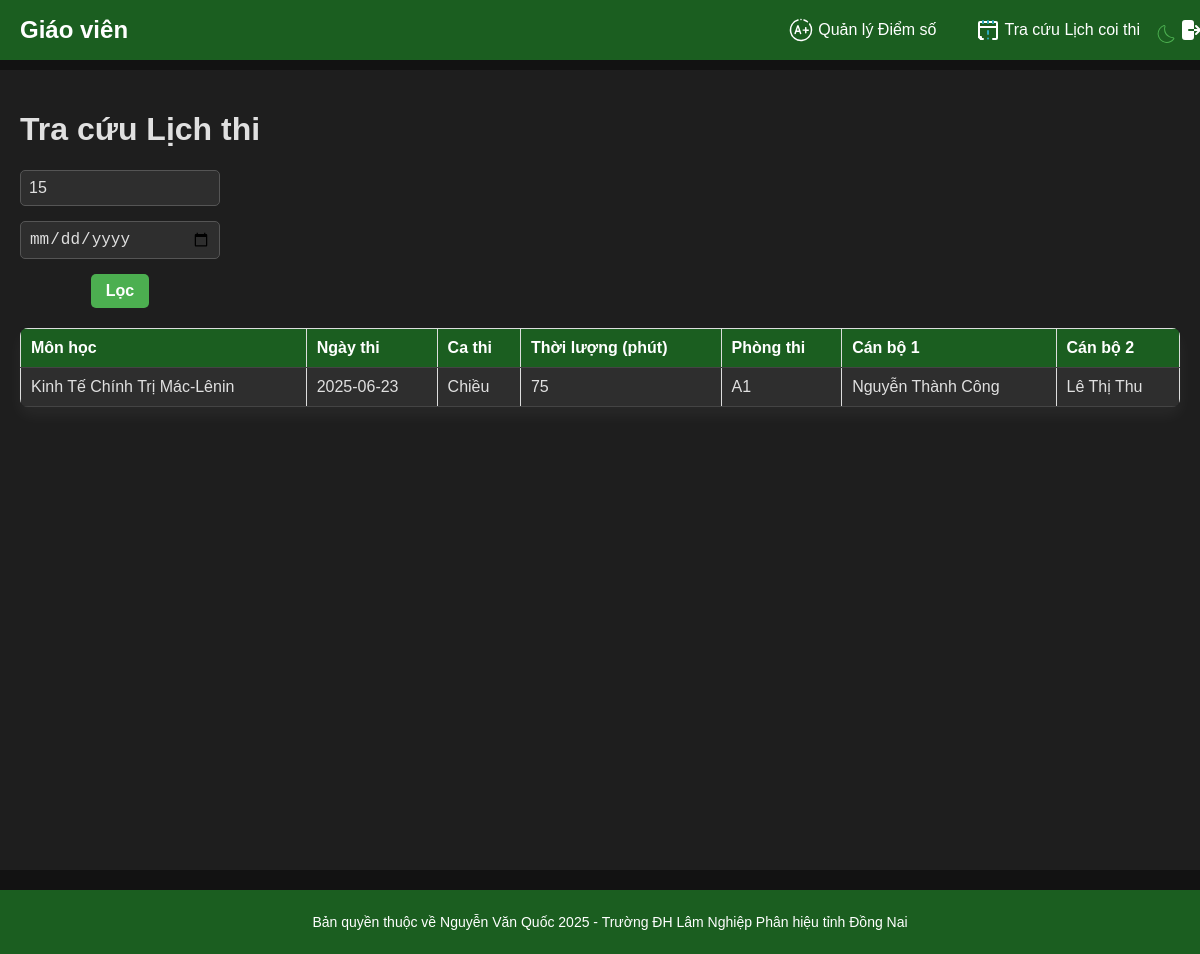
The page /search_exam_schedule.php?subject_filter=15 (signed in) on the database its author committed.
### tables this page shows
CREATE TABLE ExamSchedules (
    scheduleID INTEGER PRIMARY KEY AUTOINCREMENT,
    subjectID INTEGER NOT NULL,
    roomID INTEGER NOT NULL,
    teacherID1 INTEGER NOT NULL,
    teacherID2 INTEGER NOT NULL,
    examDate DATE NOT NULL,
    examShift TEXT NOT NULL,
    duration INTEGER NOT NULL,
    FOREIGN KEY (subjectID) REFERENCES Subjects(subjectID),
    FOREIGN KEY (roomID) REFERENCES ExamRooms(roomID),
    FOREIGN KEY (teacherID1) REFERENCES Teachers(teacherID),
    FOREIGN KEY (teacherID2) REFERENCES Teachers(teacherID)
);

CREATE TABLE Subjects (
    subjectID INTEGER PRIMARY KEY AUTOINCREMENT,
    subjectName TEXT NOT NULL
);

### search_exam_schedule.php (the view, shortened to what this page needs)
<?php
$db = new SQLite3('data.db');
$whereClause = [];
$filters = [];
if ($_SESSION['role'] === 'student') {
    $whereClause[] = "ExamSchedule_Student.studentID = :studentID";
    $filters[':studentID'] = $_SESSION['userID'];
} else {
    $whereClause[] = "(ExamSchedules.teacherID1 = :teacherID OR ExamSchedules.teacherID2 = :teacherID)";
    $filters[':teacherID'] = $_SESSION['userID'];
}
if (isset($_GET['subject_filter']) && $_GET['subject_filter'] != '') {
    $whereClause[] = "ExamSchedules.subjectID = :subjectID";
    $filters[':subjectID'] = (int)$_GET['subject_filter'];
}
$query = "SELECT ExamSchedules.*, Subjects.subjectName, ExamRooms.roomName,
          t1.fullName AS teacher1Name, t2.fullName AS teacher2Name
          FROM ExamSchedules
          JOIN Subjects ON ExamSchedules.subjectID = Subjects.subjectID
          JOIN ExamRooms ON ExamSchedules.roomID = ExamRooms.roomID
          JOIN Teachers t1 ON ExamSchedules.teacherID1 = t1.teacherID
          JOIN Teachers t2 ON ExamSchedules.teacherID2 = t2.teacherID";
if (!empty($whereClause)) {
    $query .= " WHERE " . implode(" AND ", $whereClause);
}
$stmt = $db->prepare($query);
foreach ($filters as $key => $value) {
    $stmt->bindValue($key, $value, is_int($value) ? SQLITE3_INTEGER : SQLITE3_TEXT);
}
$result = $stmt->execute();
?>
<!DOCTYPE html>
<html lang="en">
<head>
    <link rel="stylesheet" href="styles.css">
</head>
<body>
    <button id="theme-toggle">
    </button>
    <div class="header">
        <h2><?php echo $_SESSION['role'] === 'teacher' ? 'Giáo viên' : 'Sinh viên'; ?></h2>
        <ul>
            <?php if ($_SESSION['role'] === 'teacher'): ?>
                <li>
                    <a href="manage_exam_result.php">
                        <span class="tab-label">Quản lý Điểm số</span>
                    </a>
                </li>
                <li>
                    <a href="search_exam_schedule.php">
                        <span class="tab-label">Tra cứu Lịch coi thi</span>
                    </a>
                </li>
            <?php endif; ?>
            <li>
                <a href="index.php">
                </a>
            </li>
        </ul>
    </div>
    <div class="content">
        <h1>Tra cứu Lịch thi</h1>
        <div class="filters">
            <form class="filter-group" action="search_exam_schedule.php" method="get">
                <input list="subjects" name="subject_filter" placeholder="Lọc theo Môn học" value="<?php echo isset($_GET['subject_filter']) ? htmlspecialchars($_GET['subject_filter']) : ''; ?>">
                <input type="date" name="exam_date_filter" value="<?php echo isset($_GET['exam_date_filter']) ? htmlspecialchars($_GET['exam_date_filter']) : ''; ?>">
                <button type="submit">Lọc</button>
            </form>
        </div>
        <table>
            <thead>
                <tr>
                    <th>Môn học</th>
                    <th>Ngày thi</th>
                    <th>Ca thi</th>
                    <th>Thời lượng (phút)</th>
                    <th>Phòng thi</th>
                    <th>Cán bộ 1</th>
                    <th>Cán bộ 2</th>
                </tr>
            </thead>
            <tbody>
                <?php if (!$result): ?>
                    <tr>
                        <td colspan="7">Không có dữ liệu lịch thi.</td>
                    </tr>
                <?php else: ?>
                    <?php while ($row = $result->fetchArray(SQLITE3_ASSOC)): ?>
                        <tr>
                            <td><?php echo htmlspecialchars($row['subjectName']); ?></td>
                            <td><?php echo htmlspecialchars($row['examDate']); ?></td>
                            <td><?php echo htmlspecialchars($row['examShift']); ?></td>
                            <td><?php echo htmlspecialchars($row['duration']); ?></td>
                            <td><?php echo htmlspecialchars($row['roomName']); ?></td>
                            <td><?php echo htmlspecialchars($row['teacher1Name']); ?></td>
                            <td><?php echo htmlspecialchars($row['teacher2Name']); ?></td>
                        </tr>
                    <?php endwhile; ?>
                <?php endif; ?>
            </tbody>
        </table>
    </div>
    <footer>
        <p>Bản quyền thuộc về Nguyễn Văn Quốc 2025 - Trường ĐH Lâm Nghiệp Phân hiệu tỉnh Đồng Nai</p>
    </footer>
</body>
</html>

### styles.css (style rules this page uses)
body { font-family: 'Segoe UI', Arial, sans-serif; margin: 0; padding: 0; background-color: #f4f7f6; color: #333; transition: background-color 0.3s, color 0.3s; }
body.dark-mode { background-color: #121212; color: #e0e0e0; }
form { display: flex; flex-direction: column; gap: 15px; }
input, select { padding: 12px; border: 1px solid #ddd; border-radius: 8px; font-size: 16px; transition: border-color 0.3s, background-color 0.3s; }
body.dark-mode input, body.dark-mode select { background-color: #2e2e2e; color: #e0e0e0; border-color: #555; }
button { padding: 12px; background-color: #2E7D32; color: #fff; border: none; border-radius: 8px; cursor: pointer; font-size: 16px; font-weight: 600; transition: background-color 0.3s, transform 0.1s; }
body.dark-mode button { background-color: #4CAF50; }
.header { width: 100%; background-color: #2E7D32; color: #fff; padding: 10px 20px; position: fixed; top: 0; left: 0; display: flex; justify-content: space-between; align-items: center; z-index: 1000; transition: background-color 0.3s; }
body.dark-mode .header { background-color: #1B5E20; }
.header h2 { margin: 0; font-size: 24px; }
.header ul { list-style: none; padding: 0; margin: 0; display: flex; gap: 15px; align-items: center; flex-wrap: nowrap; }
.header li { display: inline; }
.header a { color: #fff; text-decoration: none; display: flex; align-items: center; gap: 5px; padding: 8px 12px; border-radius: 5px; white-space: nowrap; transition: background-color 0.3s; }
.header a svg { width: 24px; height: 24px; fill: #fff; }
.content { margin-top: 70px; padding: 30px; width: 100%; box-sizing: border-box; background-color: #fff; min-height: 100vh; transition: background-color 0.3s; }
body.dark-mode .content { background-color: #1e1e1e; }
table { width: 100%; border-collapse: collapse; margin-top: 20px; background-color: #fff; box-shadow: 0 8px 16px rgba(0, 0, 0, 0.05); border-radius: 8px; overflow: hidden; }
body.dark-mode table { background-color: #2e2e2e; box-shadow: 0 8px 16px rgba(255, 255, 255, 0.05); }
th, td { padding: 15px; text-align: left; border-bottom: 1px solid #ddd; }
body.dark-mode th, body.dark-mode td { border-bottom: 1px solid #444; }
th { background-color: #2E7D32; color: #fff; font-weight: 600; }
body.dark-mode th { background-color: #1B5E20; }
.filters { display: flex; justify-content: space-between; align-items: center; margin-bottom: 20px; gap: 15px; }
.filters .filter-group { display: flex; flex-wrap: wrap; gap: 15px; }
.filters .filter-group input { width: 200px; }
footer { text-align: center; padding: 15px; background-color: #2E7D32; color: #fff; width: 100%; font-size: 14px; transition: background-color 0.3s; }
body.dark-mode footer { background-color: #1B5E20; }
#theme-toggle { position: fixed; top: 10px; right: 10px; background: none; border: none; cursor: pointer; z-index: 1001; }
#theme-toggle svg { width: 24px; height: 24px; fill: #2E7D32; }
body.dark-mode #theme-toggle svg { fill: #4CAF50; }

### search_exam_schedule.php (style rules this page uses)
body { margin: 0; font-family: Arial, sans-serif; }
.header { width: 100%; background-color: #0288D1; color: white; padding: 10px 20px; position: fixed; top: 0; left: 0; display: flex; justify-content: space-between; align-items: center; z-index: 1000; }
.header h2 { margin: 0; font-size: 24px; }
.header ul { list-style: none; padding: 0; margin: 0; display: flex; gap: 15px; align-items: center; flex-wrap: nowrap; }
.header li { display: inline; }
.header a { color: white; text-decoration: none; display: flex; align-items: center; gap: 5px; padding: 8px 12px; border-radius: 5px; white-space: nowrap; }
.content { margin-top: 70px; padding: 20px; width: 100%; box-sizing: border-box; }
.filters { display: flex; gap: 15px; margin-bottom: 20px; flex-wrap: wrap; }
.filter-group { display: flex; gap: 15px; align-items: center; }
.filter-group input { padding: 8px; border-radius: 5px; border: 1px solid #ddd; width: 200px; box-sizing: border-box; }
.filter-group button { padding: 8px 15px; background-color: #0288D1; color: white; border: none; border-radius: 5px; cursor: pointer; }
table { width: 100%; border-collapse: collapse; margin-top: 20px; background-color: #fff; }
th, td { border: 1px solid #ddd; padding: 10px; text-align: left; }
th { background-color: #f2f2f2; font-weight: bold; }
#theme-toggle { position: fixed; top: 10px; right: 10px; background: none; border: none; cursor: pointer; }
footer { text-align: center; padding: 10px; margin-top: 20px; background-color: #f2f2f2; }

### rows shown on the page
examschedules: subjectID.subjectName "Kinh Tế Chính Trị Mác-Lênin", examDate "2025-06-23", examShift "Chiều", duration "75", roomName "A1", teacher1Name "Nguyễn Thành Công", teacher2Name "Lê Thị Thu"
